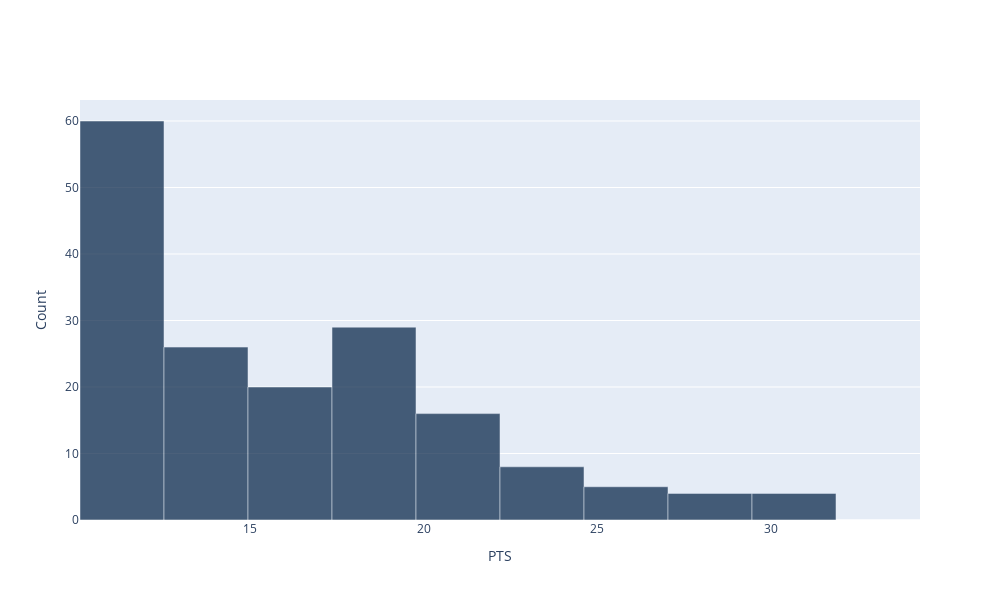

This figure's notebook cell:
### Code cell
nba.hist("PTS", density=False, width=1000, height=600)

### Figure 1 — Plotly figure (JSON) as saved in the notebook; plotly's stock layout.template omitted (floating-point values rounded to 4 significant figures)
{"data": [{"customdata": ["(10.1, 12.52)", "(12.52, 14.94)", "(14.94, 17.36)", "(17.36, 19.78)", "(19.78, 22.2)", "(22.2, 24.62)", "(24.62, 27.04)", "(27.04, 29.46)", "(29.46, 31.88)", "(31.88, 34.3)", "(34.3, 34.3)"], "hovertemplate": "Bin Endpoints: %{customdata}<br>Bar Height: %{y}", "marker": {"color": "rgb(0,30,66)"}, "name": "PTS", "opacity": 0.7, "type": "bar", "width": [2.42, 2.42, 2.42, 2.42, 2.42, 2.42, 2.42, 2.42, 2.42, 2.42], "x": [11.31, 13.73, 16.15, 18.57, 20.99, 23.41, 25.83, 28.25, 30.67, 33.09], "y": [60, 26, 20, 29, 16, 8, 5, 4, 4, 0]}], "layout": {"barmode": "overlay", "height": 600, "width": 1000, "xaxis": {"autorange": true, "range": [10.1, 34.3], "title": {"text": "PTS "}, "type": "linear"}, "yaxis": {"automargin": true, "autorange": true, "range": [0, 63.16], "title": {"text": "Count"}, "type": "linear"}}}
